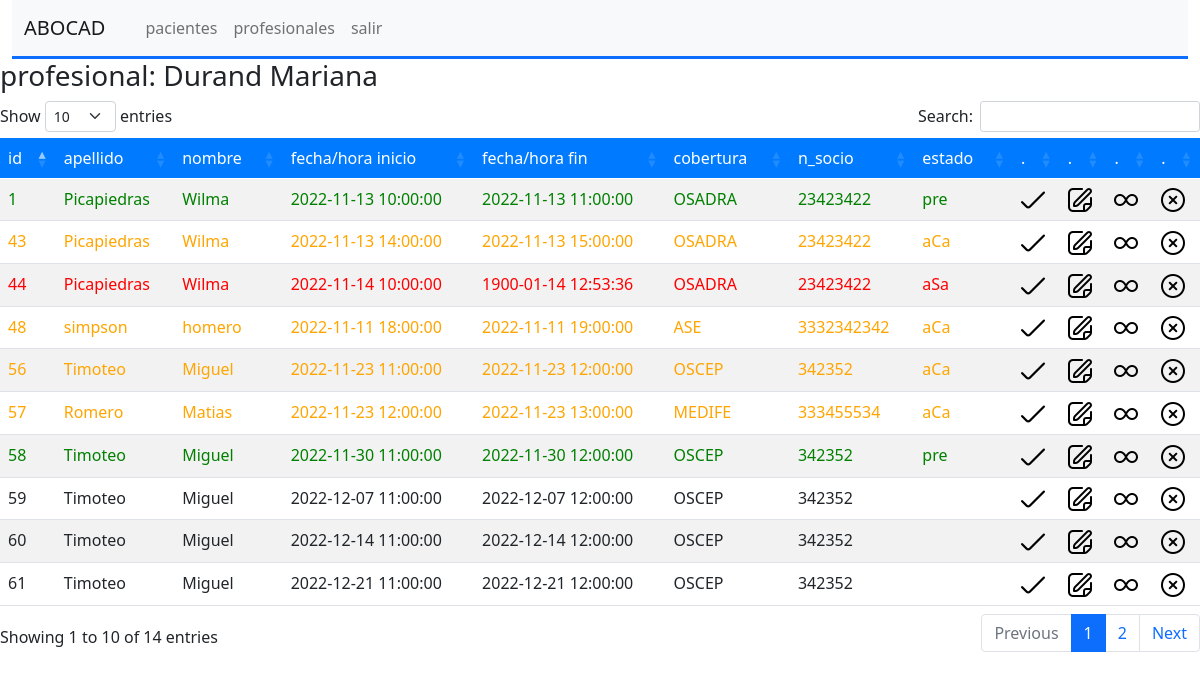
The app's page /modules/turnos/turnosProfesional.php?id=1&nombre=Durand Mariana with its own data.
### tables this page shows
CREATE TABLE IF NOT EXISTS `eventos` (
  `id` int NOT NULL AUTO_INCREMENT,
  `profesional` int NOT NULL,
  `dni` int NOT NULL,
  `title` varchar(255) DEFAULT NULL,
  `description` text,
  `start` datetime DEFAULT NULL,
  `end` datetime DEFAULT NULL,
  `textColor` varchar(7) DEFAULT NULL,
  `backgroundColor` varchar(7) DEFAULT NULL,
  `estado` char(3) DEFAULT '',
  PRIMARY KEY (`id`)
);

CREATE TABLE IF NOT EXISTS `pacientes` (
  `id` int NOT NULL AUTO_INCREMENT,
  `apellido` varchar(100) NOT NULL,
  `nombre` varchar(100) NOT NULL,
  `dni` varchar(8) NOT NULL,
  `direccion` varchar(150) NOT NULL,
  `cobertura1` tinyint NOT NULL,
  `c1numero` bigint NOT NULL,
  `contacto` text NOT NULL,
  `estado` tinyint(1) NOT NULL DEFAULT '1',
  `reintegro` tinyint DEFAULT '0',
  PRIMARY KEY (`id`),
  UNIQUE KEY `dni` (`dni`),
  KEY `FK_cobertura_persona` (`cobertura1`)
);

CREATE TABLE IF NOT EXISTS `coberturas` (
  `id` int NOT NULL AUTO_INCREMENT,
  `nombre` varchar(150) NOT NULL,
  PRIMARY KEY (`id`)
);

### modules/db/dbConnection.php (called while the page is built, shortened)
<?php
    class db {
        public static function conectar() {
            try {
                $dbUser = 'root';
                $dbPassword = '';
                $conn = new PDO('mysql:host=localhost; dbname=abocad', $dbUser, $dbPassword);
                return $conn;
            } catch (PDOException $error1) {
                echo 'no es posible conectarse con la base de datos ('.$error1->getMessage().')';
            } catch (Exception $error2) {
                echo 'error general ('.$error2->getMessage().')';
            }
        }
    }
?>

### modules/turnos/turnosProfesional.php (the view, shortened to what this page needs)
<!DOCTYPE html>
<html lang="en">
<head>
    <link rel="stylesheet" href="../../assets/bootstrap/css/bootstrap.min.css">
    <link rel="stylesheet" href="./turnosProfesional.css">
    <link rel="stylesheet" type="text/css" href="../../assets/datatables/datatables.min.css">
    <link rel="stylesheet" type="text/css" href="../../assets/datatables/DataTables-1.12.1/css/dataTables.bootstrap5.min.css">
</head>
<body>
    <?php require_once('../navBar.php'); ?>
    <?php require_once("../db/dbConnection.php"); ?>
    <?php
        $id_profesional = $_GET['id'];
        $nombre_profesional = $_GET['nombre'];
    ?>
    <h3>profesional: <?php echo $nombre_profesional ?></h3>
    <table id="example" class="table table-striped" style="width:100%">
        <thead>
            <tr>
                <td>id</td>
                <td>apellido</td>
                <td>nombre</td>
                <td>fecha/hora inicio</td>
                <td>fecha/hora fin</td>
                <td>cobertura</td>
                <td>n_socio</td>
                <td>estado</td>
                <td>.</td>
                <td>.</td>
                <td>.</td>
                <td>.</td>
            </tr>
        </thead>
        <tbody>
        <?php
            $sql = "SELECT
                    eventos.id,pacientes.apellido,pacientes.nombre,eventos.start as inicio,
                    eventos.end as fin,coberturas.nombre as cobertura,pacientes.c1numero as n_socio,eventos.estado
                FROM eventos
                    inner join pacientes ON
                    eventos.dni = pacientes.dni
                    left join coberturas ON
                    pacientes.cobertura1 = coberturas.id
                where profesional = '$id_profesional' order by start";
            $p = db::conectar()->prepare($sql);
            $p->execute();
            $datos = $p->fetchAll(PDO::FETCH_ASSOC);
            foreach($datos as $row){
                $id = $row['id'];
                $apellido = $row['apellido'];
                $nombre = $row['nombre'];
                $start = $row['inicio'];
                $end = $row['fin'];
                $cobertura = $row['cobertura'];
                $n_socio = $row['n_socio'];
                $estado = $row['estado'];
            ?>
                <tr>
                <?php if($estado == 'pre'){ ?>
                    <td><font color="green"><?php echo $id ?></td>
                    <td><font color="green"><?php echo $apellido ?></td>
                    <td><font color="green"><?php echo $nombre ?></td>
                    <td><font color="green"><?php echo $start ?></td>
                    <td><font color="green"><?php echo $end ?></td>
                    <td><font color="green"><?php echo $cobertura ?></td>
                    <td><font color="green"><?php echo $n_socio ?></td>
                    <td><font color="green"><?php echo $estado ?></td>
                <?php } elseif($estado == 'aCa'){ ?>
                    <td><font color="orange"><?php echo $id ?></td>
                    <td><font color="orange"><?php echo $apellido ?></td>
                    <td><font color="orange"><?php echo $nombre ?></td>
                    <td><font color="orange"><?php echo $start ?></td>
                    <td><font color="orange"><?php echo $end ?></td>
                    <td><font color="orange"><?php echo $cobertura ?></td>
                    <td><font color="orange"><?php echo $n_socio ?></td>
                    <td><font color="orange"><?php echo $estado ?></td>
                <?php } elseif($estado == 'aSa'){ ?>
                    <td><font color="red"><?php echo $id ?></td>
                    <td><font color="red"><?php echo $apellido ?></td>
                    <td><font color="red"><?php echo $nombre ?></td>
                    <td><font color="red"><?php echo $start ?></td>
                    <td><font color="red"><?php echo $end ?></td>
                    <td><font color="red"><?php echo $cobertura ?></td>
                    <td><font color="red"><?php echo $n_socio ?></td>
                    <td><font color="red"><?php echo $estado ?></td>
                <?php } else { ?>
                    <td><?php echo $id ?></td>
                    <td><?php echo $apellido ?></td>
                    <td><?php echo $nombre ?></td>
                    <td><?php echo $start ?></td>
                    <td><?php echo $end ?></td>
                    <td><?php echo $cobertura ?></td>
                    <td><?php echo $n_socio ?></td>
                    <td><?php echo $estado ?></td>
                    <?php }?>
                    <td><a href="./turnosClose.php?id=<?php echo $id ?>"><img src="../../assets/icons/cerrar.png" alt="cerrar"></a></td>
                    <td><a href="./turnosEdit.php?id=<?php echo $id ?>"><img src="../../assets/icons/editar.png" alt="modificar"></a></td>
                    <td><a href="./turnosMultiply.php?id=<?php echo $id ?>"><img src="../../assets/icons/replicar.png" alt="replicar"></a></td>
                    <td><a href="./turnosDelete.php?id=<?php echo $id ?>"><img src="../../assets/icons/borrar.png" alt="borrar"></a></td>
                </tr>
            <?php } ?>
        </tbody>
    </table>
</body>
</html>

### modules/turnos/turnosProfesional.css (style rules this page uses)
body { background-color:#dee2e6; }
table.dataTable thead { background: #007bff; color:white; }

### records on screen
eventos: id "48", pacientes.apellido "simpson", pacientes.nombre "homero", start "2022-11-11 18:00:00", end "2022-11-11 19:00:00", coberturas.nombre "ASE", pacientes.c1numero "3332342342", estado "aCa"
eventos: id "1", pacientes.apellido "Picapiedras", pacientes.nombre "Wilma", start "2022-11-13 10:00:00", end "2022-11-13 11:00:00", coberturas.nombre "OSADRA", pacientes.c1numero "23423422", estado "pre"
eventos: id "43", pacientes.apellido "Picapiedras", pacientes.nombre "Wilma", start "2022-11-13 14:00:00", end "2022-11-13 15:00:00", coberturas.nombre "OSADRA", pacientes.c1numero "23423422", estado "aCa"
eventos: id "44", pacientes.apellido "Picapiedras", pacientes.nombre "Wilma", start "2022-11-14 10:00:00", end "1900-01-14 12:53:36", coberturas.nombre "OSADRA", pacientes.c1numero "23423422", estado "aSa"
eventos: id "56", pacientes.apellido "Timoteo", pacientes.nombre "Miguel", start "2022-11-23 11:00:00", end "2022-11-23 12:00:00", coberturas.nombre "OSCEP", pacientes.c1numero "342352", estado "aCa"
eventos: id "57", pacientes.apellido "Romero", pacientes.nombre "Matias", start "2022-11-23 12:00:00", end "2022-11-23 13:00:00", coberturas.nombre "MEDIFE", pacientes.c1numero "333455534", estado "aCa"
eventos: id "58", pacientes.apellido "Timoteo", pacientes.nombre "Miguel", start "2022-11-30 11:00:00", end "2022-11-30 12:00:00", coberturas.nombre "OSCEP", pacientes.c1numero "342352", estado "pre"
eventos: id "59", pacientes.apellido "Timoteo", pacientes.nombre "Miguel", start "2022-12-07 11:00:00", end "2022-12-07 12:00:00", coberturas.nombre "OSCEP", pacientes.c1numero "342352"
eventos: id "60", pacientes.apellido "Timoteo", pacientes.nombre "Miguel", start "2022-12-14 11:00:00", end "2022-12-14 12:00:00", coberturas.nombre "OSCEP", pacientes.c1numero "342352"
eventos: id "61", pacientes.apellido "Timoteo", pacientes.nombre "Miguel", start "2022-12-21 11:00:00", end "2022-12-21 12:00:00", coberturas.nombre "OSCEP", pacientes.c1numero "342352"

### other values on screen
$nombre_profesional "Durand Mariana"
